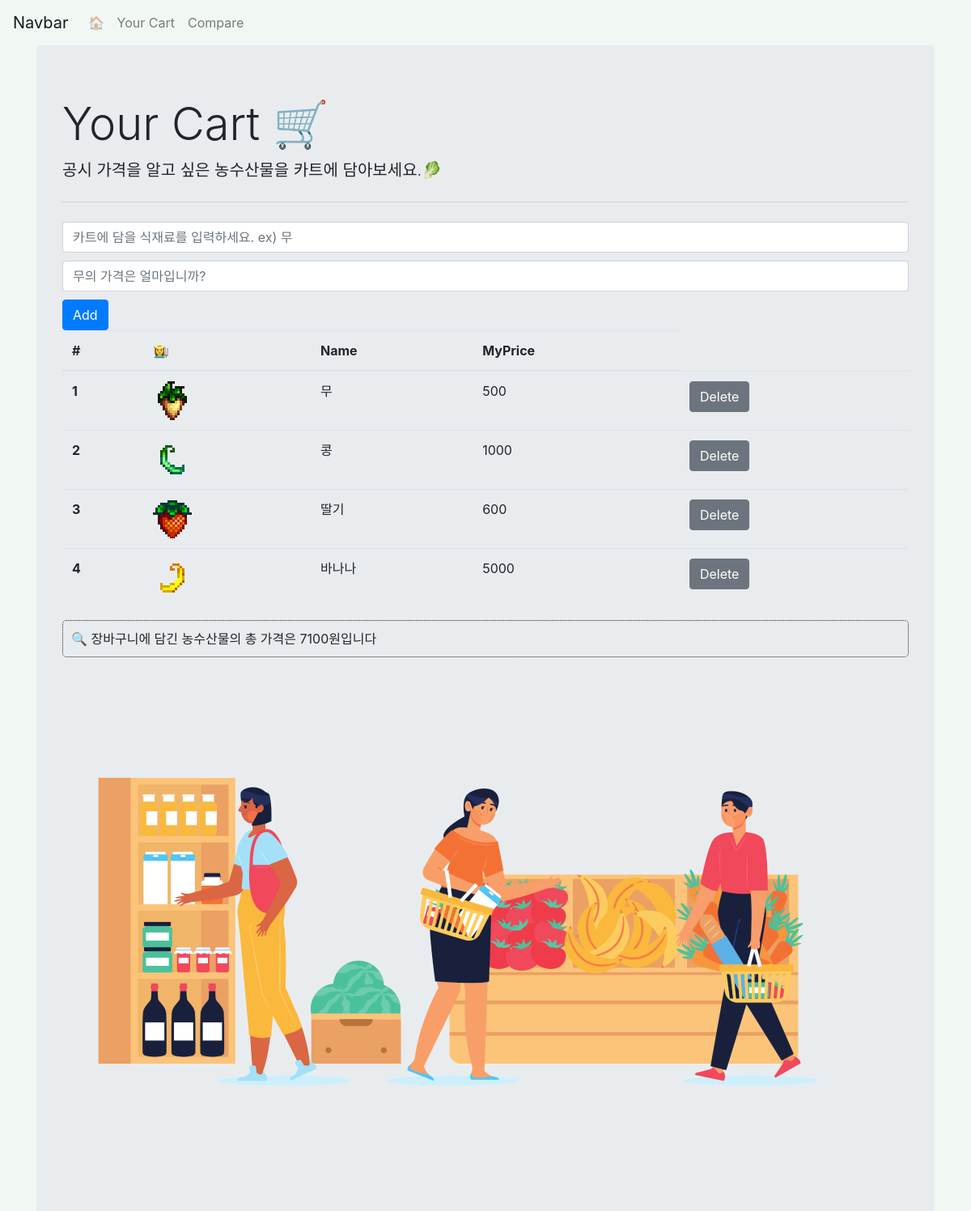
Page /cart on the earlier database version.
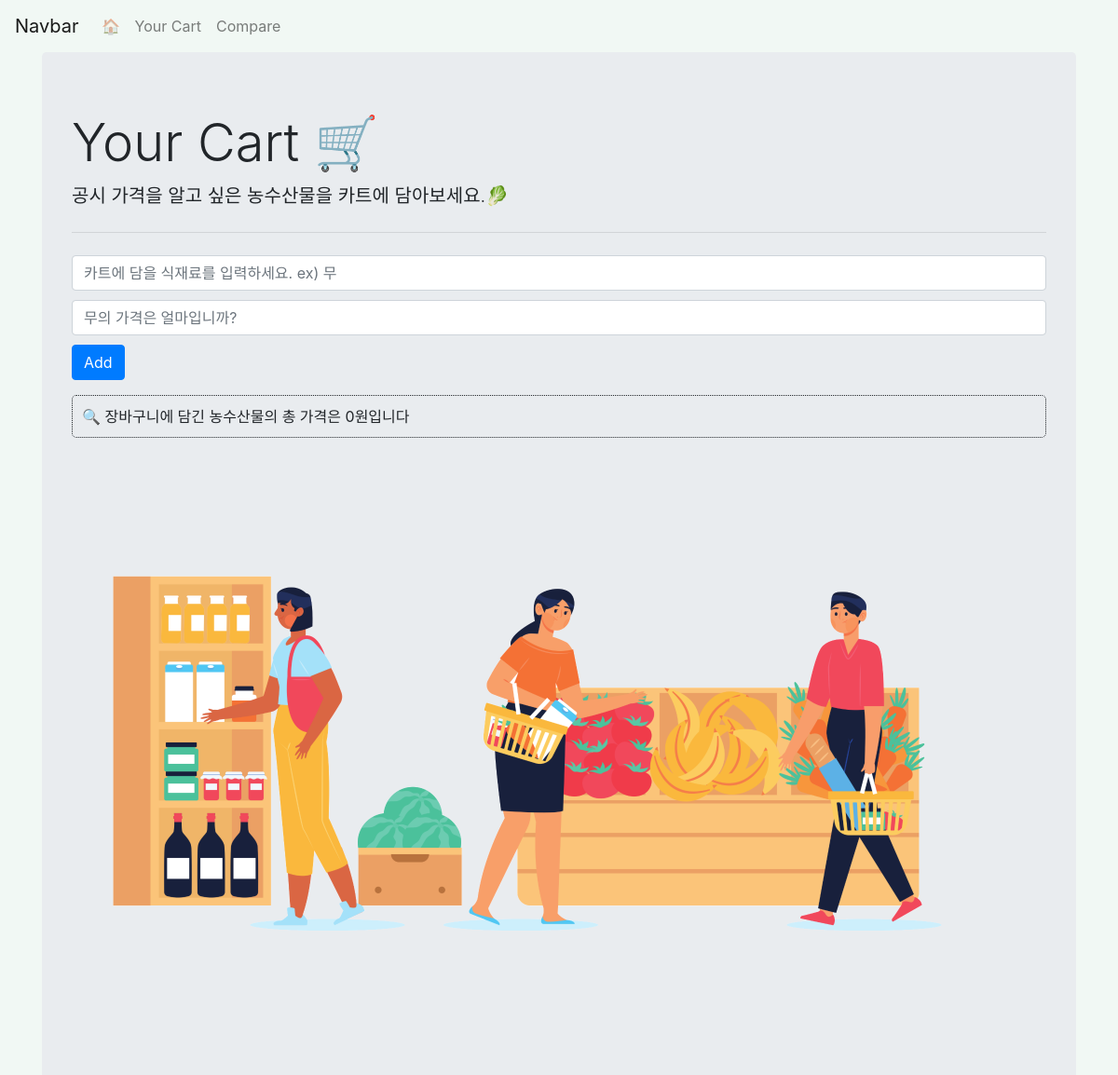
Same page on the later database version.
### cart_app/models/cart_model.py (models this page shows, shortened)
class Cart(db.Model):
	__tablename__ = 'cart'
	id = db.Column(db.Integer(), primary_key=True)
	name = db.Column(db.String())
	itemcode = db.Column(db.String())
	myprice = db.Column(db.Integer())
	product_id = db.Column(db.Integer(), db.ForeignKey('product.id'))

### cart_app/routes/cart_route.py (the view)
@bp.route('/cart')
def cart_index():
	msg_code = request.args.get('msg_code', None)
	alert_msg = main_funcs.msg_processor(msg_code) if msg_code is not None else None
	carts = Cart.query.all()
	cart_list = []
	totalprice = 0
	for p_cart in carts:
		cart = {}
		cart['id'] = p_cart.id
		cart['name'] = p_cart.name
		cart['itemcode'] = p_cart.itemcode
		cart['myprice'] = p_cart.myprice
		totalprice += p_cart.myprice
		cart['totalprice'] = totalprice
		cart_list.append(cart)
	return render_template('cart.html', alert_msg=alert_msg, cart_list=cart_list, totalprice=totalprice)

### cart_app/templates/cart.html (shortened to what this page needs)
{% extends 'base.html' %}
{% block title %}
Your Cart 🛒
{% endblock %}
{% block lead %}
공시 가격을 알고 싶은 농수산물을 카트에 담아보세요.🥬
{% endblock %}
{% block main_body %}
<form method="POST" action="/cart">
  <input name="name" style="margin-bottom:10px" class="form-control" type="text" placeholder="카트에 담을 식재료를 입력하세요. ex) 무">
  <input name="price" style="margin-bottom:10px" class="form-control" type="text" placeholder="무의 가격은 얼마입니까?">
  <input type="submit" class="btn btn-primary" value="Add" />
</form>
{% if cart_list %}
<table class="table">
  <thead>
    <tr>
      <th scope="col">#</th>
	  <th scopr="col">👩‍🌾</th>
      <th scope="col">Name</th>
      <th scope="col">MyPrice</th>
    </tr>
  </thead>
  <tbody>
    {% for cart in cart_list %}
    <tr>
      <th scope="row">{{ cart.id }}</th>
	  <td><img src="../static/images/item_{{ cart.itemcode }}.png" alt="" class="img"></td>
      <td>{{ cart.name }}</td>
      <td>{{ cart.myprice }}</td>
      <td>
        <a class="btn btn-secondary", href='/cart/{{ cart.id }}'>
          Delete
        </a>
      </td>
    </tr>
    {% endfor %}
  </tbody>
</table>
{% endif %}
<div style="border: 1px dotted; border-radius: 5px; padding: 10px;"> 🔍 장바구니에 담긴 농수산물의 총 가격은 {{ totalprice }}원입니다</div>
{% endblock %}

Differences in the rows shown:
removed Cart: id "1", shows a picture, name "무", myprice "500"
removed Cart: id "2", shows a picture, name "콩", myprice "1000"
removed Cart: id "3", shows a picture, name "딸기", myprice "600"
removed Cart: id "4", shows a picture, name "바나나", myprice "5000"
Other differences:
{{ totalprice }}: "7100" → "0"
text no longer shown: "# 👩‍🌾 Name MyPrice"
